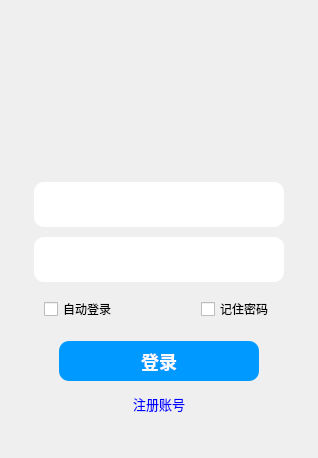
<?xml version="1.0" encoding="UTF-8"?>
<ui version="4.0">
 <class>MainWindow</class>
 <widget class="QMainWindow" name="MainWindow">
  <property name="geometry">
   <rect>
    <x>0</x>
    <y>0</y>
    <width>318</width>
    <height>458</height>
   </rect>
  </property>
  <property name="sizePolicy">
   <sizepolicy hsizetype="Preferred" vsizetype="Preferred">
    <horstretch>0</horstretch>
    <verstretch>0</verstretch>
   </sizepolicy>
  </property>
  <property name="minimumSize">
   <size>
    <width>318</width>
    <height>458</height>
   </size>
  </property>
  <property name="maximumSize">
   <size>
    <width>318</width>
    <height>458</height>
   </size>
  </property>
  <property name="contextMenuPolicy">
   <enum>Qt::ContextMenuPolicy::PreventContextMenu</enum>
  </property>
  <property name="windowTitle">
   <string>大猩猩</string>
  </property>
  <property name="windowIcon">
   <iconset theme="QIcon::ThemeIcon::GoHome"/>
  </property>
  <widget class="QWidget" name="centralwidget">
   <layout class="QVBoxLayout" name="MainLayout" stretch="0,0,0,0,0,0,0,0,0,0,0">
    <property name="spacing">
     <number>0</number>
    </property>
    <property name="leftMargin">
     <number>2</number>
    </property>
    <property name="topMargin">
     <number>2</number>
    </property>
    <property name="rightMargin">
     <number>2</number>
    </property>
    <property name="bottomMargin">
     <number>2</number>
    </property>
    <item>
     <widget class="QWidget" name="menuWidget" native="true">
      <property name="sizePolicy">
       <sizepolicy hsizetype="Fixed" vsizetype="Fixed">
        <horstretch>0</horstretch>
        <verstretch>0</verstretch>
       </sizepolicy>
      </property>
      <property name="minimumSize">
       <size>
        <width>314</width>
        <height>40</height>
       </size>
      </property>
      <property name="maximumSize">
       <size>
        <width>314</width>
        <height>40</height>
       </size>
      </property>
      <property name="contextMenuPolicy">
       <enum>Qt::ContextMenuPolicy::PreventContextMenu</enum>
      </property>
      <property name="layoutDirection">
       <enum>Qt::LayoutDirection::LeftToRight</enum>
      </property>
      <layout class="QHBoxLayout" name="MenuLayout">
       <property name="spacing">
        <number>6</number>
       </property>
       <property name="leftMargin">
        <number>1</number>
       </property>
       <property name="topMargin">
        <number>1</number>
       </property>
       <property name="rightMargin">
        <number>1</number>
       </property>
       <property name="bottomMargin">
        <number>1</number>
       </property>
       <item>
        <spacer name="horizontalSpacer">
         <property name="orientation">
          <enum>Qt::Orientation::Horizontal</enum>
         </property>
         <property name="sizeHint" stdset="0">
          <size>
           <width>40</width>
           <height>20</height>
          </size>
         </property>
        </spacer>
       </item>
       <item>
        <widget class="QPushButton" name="minimizeButton">
         <property name="sizePolicy">
          <sizepolicy hsizetype="Fixed" vsizetype="Fixed">
           <horstretch>0</horstretch>
           <verstretch>0</verstretch>
          </sizepolicy>
         </property>
         <property name="minimumSize">
          <size>
           <width>30</width>
           <height>30</height>
          </size>
         </property>
         <property name="maximumSize">
          <size>
           <width>30</width>
           <height>30</height>
          </size>
         </property>
         <property name="styleSheet">
          <string notr="true">QPushButton{
    border:none;
    background:transparent;
	border-radius: 5px;
	font-size: 18px
}

QPushButton:hover{
	background:#1A000000;
}</string>
         </property>
         <property name="text">
          <string/>
         </property>
        </widget>
       </item>
       <item>
        <widget class="QPushButton" name="shutdownButton">
         <property name="sizePolicy">
          <sizepolicy hsizetype="Fixed" vsizetype="Fixed">
           <horstretch>0</horstretch>
           <verstretch>0</verstretch>
          </sizepolicy>
         </property>
         <property name="minimumSize">
          <size>
           <width>30</width>
           <height>30</height>
          </size>
         </property>
         <property name="maximumSize">
          <size>
           <width>30</width>
           <height>30</height>
          </size>
         </property>
         <property name="styleSheet">
          <string notr="true">QPushButton{
    border:none;
    background:transparent;
	border-radius:5px;
	font-size:18px;
}

QPushButton:hover{
    background: #ff4444;
    color: white;
}</string>
         </property>
         <property name="text">
          <string/>
         </property>
        </widget>
       </item>
      </layout>
     </widget>
    </item>
    <item>
     <widget class="QWidget" name="avatarHolder" native="true">
      <property name="sizePolicy">
       <sizepolicy hsizetype="Fixed" vsizetype="Fixed">
        <horstretch>0</horstretch>
        <verstretch>0</verstretch>
       </sizepolicy>
      </property>
      <property name="minimumSize">
       <size>
        <width>318</width>
        <height>120</height>
       </size>
      </property>
      <property name="maximumSize">
       <size>
        <width>318</width>
        <height>120</height>
       </size>
      </property>
      <layout class="QVBoxLayout" name="verticalLayout"/>
     </widget>
    </item>
    <item>
     <spacer name="verticalSpacer_2">
      <property name="orientation">
       <enum>Qt::Orientation::Vertical</enum>
      </property>
      <property name="sizeType">
       <enum>QSizePolicy::Policy::Fixed</enum>
      </property>
      <property name="sizeHint" stdset="0">
       <size>
        <width>20</width>
        <height>20</height>
       </size>
      </property>
     </spacer>
    </item>
    <item>
     <layout class="QVBoxLayout" name="InfoLayout">
      <property name="spacing">
       <number>10</number>
      </property>
      <item alignment="Qt::AlignmentFlag::AlignHCenter">
       <widget class="QWidget" name="accountHolder" native="true">
        <property name="sizePolicy">
         <sizepolicy hsizetype="Fixed" vsizetype="Fixed">
          <horstretch>0</horstretch>
          <verstretch>0</verstretch>
         </sizepolicy>
        </property>
        <property name="minimumSize">
         <size>
          <width>250</width>
          <height>45</height>
         </size>
        </property>
        <property name="maximumSize">
         <size>
          <width>250</width>
          <height>45</height>
         </size>
        </property>
        <property name="styleSheet">
         <string notr="true">QWidget {
    background-color: #ffffff;
    border: none;
	border-top-left-radius: 10px;
	border-top-right-radius:10px;
	border-bottom-left-radius:10px;
	border-bottom-right-radius:10px;
}</string>
        </property>
        <layout class="QHBoxLayout" name="AccountLayout">
         <property name="spacing">
          <number>3</number>
         </property>
         <property name="leftMargin">
          <number>0</number>
         </property>
         <property name="topMargin">
          <number>0</number>
         </property>
         <property name="rightMargin">
          <number>6</number>
         </property>
         <property name="bottomMargin">
          <number>0</number>
         </property>
         <item>
          <widget class="QLineEdit" name="account">
           <property name="minimumSize">
            <size>
             <width>0</width>
             <height>40</height>
            </size>
           </property>
           <property name="maximumSize">
            <size>
             <width>16777215</width>
             <height>40</height>
            </size>
           </property>
           <property name="font">
            <font>
             <family>微软雅黑</family>
             <pointsize>12</pointsize>
             <bold>true</bold>
            </font>
           </property>
           <property name="styleSheet">
            <string notr="true">QLineEdit{
    border:none;
    background-color:transparent;
	padding-left: 45px;
	placeholder-text-color: #AAAAAA;
}

</string>
           </property>
          </widget>
         </item>
         <item>
          <widget class="QWidget" name="aclrHolder" native="true">
           <property name="sizePolicy">
            <sizepolicy hsizetype="Fixed" vsizetype="Fixed">
             <horstretch>0</horstretch>
             <verstretch>0</verstretch>
            </sizepolicy>
           </property>
           <property name="minimumSize">
            <size>
             <width>20</width>
             <height>20</height>
            </size>
           </property>
           <property name="maximumSize">
            <size>
             <width>20</width>
             <height>20</height>
            </size>
           </property>
           <layout class="QHBoxLayout" name="horizontalLayout">
            <property name="spacing">
             <number>0</number>
            </property>
            <property name="leftMargin">
             <number>0</number>
            </property>
            <property name="topMargin">
             <number>0</number>
            </property>
            <property name="rightMargin">
             <number>0</number>
            </property>
            <property name="bottomMargin">
             <number>0</number>
            </property>
            <item>
             <widget class="QPushButton" name="AclrButton">
              <property name="sizePolicy">
               <sizepolicy hsizetype="Fixed" vsizetype="Fixed">
                <horstretch>0</horstretch>
                <verstretch>0</verstretch>
               </sizepolicy>
              </property>
              <property name="minimumSize">
               <size>
                <width>20</width>
                <height>20</height>
               </size>
              </property>
              <property name="maximumSize">
               <size>
                <width>20</width>
                <height>20</height>
               </size>
              </property>
              <property name="styleSheet">
               <string notr="true">QPushButton{
    border:none;
	padding: 0px;
    background:transparent;
	border-radius: 5px;
}

QPushButton:hover{
	background:#1A000000;
}</string>
              </property>
              <property name="text">
               <string/>
              </property>
             </widget>
            </item>
           </layout>
          </widget>
         </item>
         <item alignment="Qt::AlignmentFlag::AlignHCenter|Qt::AlignmentFlag::AlignVCenter">
          <widget class="QWidget" name="dropdownHolder" native="true">
           <property name="sizePolicy">
            <sizepolicy hsizetype="Fixed" vsizetype="Fixed">
             <horstretch>0</horstretch>
             <verstretch>0</verstretch>
            </sizepolicy>
           </property>
           <property name="minimumSize">
            <size>
             <width>20</width>
             <height>20</height>
            </size>
           </property>
           <property name="maximumSize">
            <size>
             <width>20</width>
             <height>20</height>
            </size>
           </property>
           <layout class="QHBoxLayout" name="horizontalLayout_3">
            <property name="spacing">
             <number>0</number>
            </property>
            <property name="leftMargin">
             <number>0</number>
            </property>
            <property name="topMargin">
             <number>0</number>
            </property>
            <property name="rightMargin">
             <number>0</number>
            </property>
            <property name="bottomMargin">
             <number>0</number>
            </property>
           </layout>
          </widget>
         </item>
        </layout>
       </widget>
      </item>
      <item alignment="Qt::AlignmentFlag::AlignHCenter">
       <widget class="QWidget" name="passwordHolder" native="true">
        <property name="sizePolicy">
         <sizepolicy hsizetype="Fixed" vsizetype="Fixed">
          <horstretch>0</horstretch>
          <verstretch>0</verstretch>
         </sizepolicy>
        </property>
        <property name="minimumSize">
         <size>
          <width>250</width>
          <height>45</height>
         </size>
        </property>
        <property name="maximumSize">
         <size>
          <width>250</width>
          <height>45</height>
         </size>
        </property>
        <property name="styleSheet">
         <string notr="true">QWidget {
    background-color: #ffffff;
    border: none;
	border-top-left-radius: 10px;
	border-top-right-radius:10px;
	border-bottom-left-radius:10px;
	border-bottom-right-radius:10px;
}</string>
        </property>
        <layout class="QHBoxLayout" name="PasswordLayout">
         <property name="spacing">
          <number>1</number>
         </property>
         <property name="leftMargin">
          <number>0</number>
         </property>
         <property name="topMargin">
          <number>0</number>
         </property>
         <property name="rightMargin">
          <number>6</number>
         </property>
         <property name="bottomMargin">
          <number>0</number>
         </property>
         <item>
          <widget class="QLineEdit" name="password">
           <property name="minimumSize">
            <size>
             <width>0</width>
             <height>40</height>
            </size>
           </property>
           <property name="maximumSize">
            <size>
             <width>16777215</width>
             <height>40</height>
            </size>
           </property>
           <property name="font">
            <font>
             <family>微软雅黑</family>
             <pointsize>12</pointsize>
             <bold>true</bold>
            </font>
           </property>
           <property name="styleSheet">
            <string notr="true">QLineEdit{
    border:none;
    background-color:transparent;
	padding-left: 20px;
	placeholder-text-color: #AAAAAA;
}</string>
           </property>
          </widget>
         </item>
         <item>
          <widget class="QWidget" name="pclrHolder" native="true">
           <property name="sizePolicy">
            <sizepolicy hsizetype="Fixed" vsizetype="Fixed">
             <horstretch>0</horstretch>
             <verstretch>0</verstretch>
            </sizepolicy>
           </property>
           <property name="minimumSize">
            <size>
             <width>20</width>
             <height>20</height>
            </size>
           </property>
           <property name="maximumSize">
            <size>
             <width>20</width>
             <height>20</height>
            </size>
           </property>
           <layout class="QHBoxLayout" name="horizontalLayout_2">
            <property name="spacing">
             <number>0</number>
            </property>
            <property name="leftMargin">
             <number>0</number>
            </property>
            <property name="topMargin">
             <number>0</number>
            </property>
            <property name="rightMargin">
             <number>0</number>
            </property>
            <property name="bottomMargin">
             <number>0</number>
            </property>
            <item>
             <widget class="QPushButton" name="PclrButton">
              <property name="sizePolicy">
               <sizepolicy hsizetype="Fixed" vsizetype="Fixed">
                <horstretch>0</horstretch>
                <verstretch>0</verstretch>
               </sizepolicy>
              </property>
              <property name="minimumSize">
               <size>
                <width>20</width>
                <height>20</height>
               </size>
              </property>
              <property name="maximumSize">
               <size>
                <width>20</width>
                <height>20</height>
               </size>
              </property>
              <property name="styleSheet">
               <string notr="true">QPushButton{
    border:none;
    background:transparent;
	border-radius: 5px;
}

QPushButton:hover{
	background:#1A000000;
}</string>
              </property>
              <property name="text">
               <string/>
              </property>
             </widget>
            </item>
           </layout>
          </widget>
         </item>
        </layout>
       </widget>
      </item>
     </layout>
    </item>
    <item>
     <spacer name="verticalSpacer_3">
      <property name="orientation">
       <enum>Qt::Orientation::Vertical</enum>
      </property>
      <property name="sizeType">
       <enum>QSizePolicy::Policy::Fixed</enum>
      </property>
      <property name="sizeHint" stdset="0">
       <size>
        <width>20</width>
        <height>15</height>
       </size>
      </property>
     </spacer>
    </item>
    <item>
     <layout class="QHBoxLayout" name="OptLayout">
      <item alignment="Qt::AlignmentFlag::AlignHCenter">
       <widget class="QCheckBox" name="autoLogin">
        <property name="font">
         <font>
          <family>微软雅黑</family>
         </font>
        </property>
        <property name="styleSheet">
         <string notr="true"/>
        </property>
        <property name="text">
         <string>自动登录</string>
        </property>
       </widget>
      </item>
      <item alignment="Qt::AlignmentFlag::AlignHCenter|Qt::AlignmentFlag::AlignVCenter">
       <widget class="QCheckBox" name="rememberPwd">
        <property name="font">
         <font>
          <family>微软雅黑</family>
         </font>
        </property>
        <property name="styleSheet">
         <string notr="true"/>
        </property>
        <property name="text">
         <string>记住密码</string>
        </property>
       </widget>
      </item>
     </layout>
    </item>
    <item>
     <spacer name="verticalSpacer_4">
      <property name="orientation">
       <enum>Qt::Orientation::Vertical</enum>
      </property>
      <property name="sizeType">
       <enum>QSizePolicy::Policy::Fixed</enum>
      </property>
      <property name="sizeHint" stdset="0">
       <size>
        <width>20</width>
        <height>20</height>
       </size>
      </property>
     </spacer>
    </item>
    <item alignment="Qt::AlignmentFlag::AlignHCenter">
     <widget class="QPushButton" name="loginButton">
      <property name="sizePolicy">
       <sizepolicy hsizetype="Fixed" vsizetype="Fixed">
        <horstretch>0</horstretch>
        <verstretch>0</verstretch>
       </sizepolicy>
      </property>
      <property name="minimumSize">
       <size>
        <width>200</width>
        <height>40</height>
       </size>
      </property>
      <property name="font">
       <font>
        <family>微软雅黑</family>
        <pointsize>-1</pointsize>
        <bold>true</bold>
       </font>
      </property>
      <property name="styleSheet">
       <string notr="true">QPushButton{
    border:none;
	background-color: #0099FF;
	border-top-left-radius: 10px;
	border-top-right-radius:10px;
	border-bottom-left-radius:10px;
	border-bottom-right-radius:10px;
	font-size:18px;
	color: #FCFCFC;	
}

QPushButton:hover{
	background-color: #008DE8;
}</string>
      </property>
      <property name="text">
       <string>登录</string>
      </property>
     </widget>
    </item>
    <item>
     <spacer name="verticalSpacer_5">
      <property name="orientation">
       <enum>Qt::Orientation::Vertical</enum>
      </property>
      <property name="sizeType">
       <enum>QSizePolicy::Policy::Fixed</enum>
      </property>
      <property name="sizeHint" stdset="0">
       <size>
        <width>20</width>
        <height>10</height>
       </size>
      </property>
     </spacer>
    </item>
    <item alignment="Qt::AlignmentFlag::AlignHCenter">
     <widget class="QPushButton" name="registerButton">
      <property name="sizePolicy">
       <sizepolicy hsizetype="Fixed" vsizetype="Fixed">
        <horstretch>0</horstretch>
        <verstretch>0</verstretch>
       </sizepolicy>
      </property>
      <property name="minimumSize">
       <size>
        <width>80</width>
        <height>25</height>
       </size>
      </property>
      <property name="maximumSize">
       <size>
        <width>80</width>
        <height>25</height>
       </size>
      </property>
      <property name="font">
       <font>
        <family>微软雅黑</family>
        <pointsize>10</pointsize>
        <bold>false</bold>
       </font>
      </property>
      <property name="styleSheet">
       <string notr="true">QPushButton{
color:blue;
background: transparent;
border:none;
}

</string>
      </property>
      <property name="text">
       <string>注册账号</string>
      </property>
     </widget>
    </item>
    <item>
     <spacer name="verticalSpacer">
      <property name="orientation">
       <enum>Qt::Orientation::Vertical</enum>
      </property>
      <property name="sizeType">
       <enum>QSizePolicy::Policy::Fixed</enum>
      </property>
      <property name="sizeHint" stdset="0">
       <size>
        <width>20</width>
        <height>40</height>
       </size>
      </property>
     </spacer>
    </item>
   </layout>
  </widget>
 </widget>
 <resources/>
 <connections/>
</ui>
